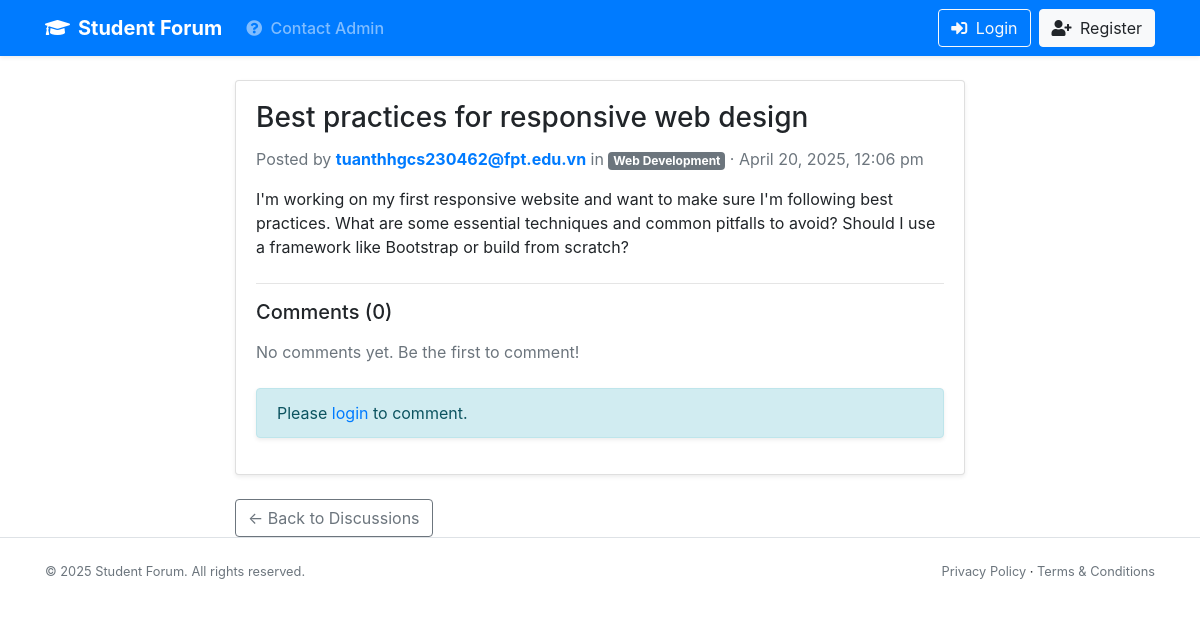
/app/views/post/post_detail.php?id=36, run on the app's committed database.
### tables this page shows
CREATE TABLE `posts` (
  `post_id` int(11) NOT NULL,
  `user_id` int(11) DEFAULT NULL,
  `module_id` int(11) DEFAULT NULL,
  `title` varchar(255) NOT NULL,
  `content` text NOT NULL,
  `image` varchar(255) DEFAULT NULL,
  `created_at` timestamp NOT NULL DEFAULT current_timestamp()
);

CREATE TABLE `users` (
  `user_id` int(11) NOT NULL,
  `username` varchar(50) NOT NULL,
  `email` varchar(100) NOT NULL,
  `password` varchar(255) NOT NULL,
  `role` enum('admin','student') DEFAULT 'student',
  `created_at` timestamp NOT NULL DEFAULT current_timestamp()
);

CREATE TABLE `modules` (
  `module_id` int(11) NOT NULL,
  `module_name` varchar(100) NOT NULL,
  `created_at` timestamp NOT NULL DEFAULT current_timestamp()
);

### app/bootstrap.php (called while the page is built, shortened)
<?php
$dotenv = Dotenv\Dotenv::createImmutable(__DIR__ . '/..');

### app/models/Post.php (called while the page is built, shortened)
<?php
class Post {
    private $pdo;
    public function __construct() {
        $database = new Database();
        $this->pdo = $database->connect();
    }
    public function getPostById($post_id) {
        $stmt = $this->pdo->prepare("SELECT posts.*, users.username, modules.module_name
                                     FROM posts
                                     JOIN users ON posts.user_id = users.user_id
                                     JOIN modules ON posts.module_id = modules.module_id
                                     WHERE posts.post_id = ?");
        $stmt->execute([$post_id]);
        return $stmt->fetch();
    }
}
?>

### config/database.php (called while the page is built, shortened)
<?php
class Database {
    private $host = "localhost";
    private $db_name = "student_forum";
    private $username = "root";
    private $password = "";
    public function connect() {
        try {
            $dsn = "mysql:host=" . $this->host . ";dbname=" . $this->db_name . ";charset=utf8mb4";
            $options = [
                PDO::ATTR_ERRMODE => PDO::ERRMODE_EXCEPTION,
                PDO::ATTR_DEFAULT_FETCH_MODE => PDO::FETCH_ASSOC,
                PDO::ATTR_EMULATE_PREPARES => false,
            ];
            $this->conn = new PDO($dsn, $this->username, $this->password, $options);
            return $this->conn;
        } catch (PDOException $e) {
            error_log("Database Connection Error: " . $e->getMessage(), 0);
            throw new Exception("Connection failed. Please try again later.");
        } catch (Exception $e) {
            error_log("General Error: " . $e->getMessage(), 0);
            throw new Exception("An error occurred. Please try again later.");
        }
    }
}
?>

### app/controllers/PostController.php (called while the page is built, shortened)
<?php
require_once __DIR__ . '/../bootstrap.php';
class PostController {
    private $postModel;
    public function __construct() {
        $this->postModel = new Post();
    }
    public function getPostById($post_id) {
        return $this->postModel->getPostById($post_id);
    }
}
?>

### app/models/Comment.php (called while the page is built, shortened)
<?php
class Comment {
    private $pdo;
    public function __construct() {
        $database = new Database();
        $this->pdo = $database->connect();
    }
    public function getCommentsByPostId($post_id) {
        $stmt = $this->pdo->prepare("SELECT comments.*, users.username
                                     FROM comments
                                     JOIN users ON comments.user_id = users.user_id
                                     WHERE comments.post_id = ?
                                     ORDER BY comments.created_at ASC");
        $stmt->execute([$post_id]);
        return $stmt->fetchAll();
    }
}

### app/controllers/CommentController.php (called while the page is built, shortened)
<?php
class CommentController {
    private $commentModel;
    public function __construct() {
        $this->commentModel = new Comment();
    }
    public function getCommentsByPostId($post_id) {
        return $this->commentModel->getCommentsByPostId($post_id);
    }
}
?>

### app/views/post/post_detail.php (the view, shortened to what this page needs)
<?php
$post_id = $_GET['id'];
$postController = new PostController();
$post = $postController->getPostById($post_id);
$commentController = new CommentController();
$comments = $commentController->getCommentsByPostId($post_id);
include '../components/header.php';
?>
<div class="container mt-4">
    <div class="row">
        <div class="col-md-8 offset-md-2">
            <div class="card shadow-sm">
                <div class="card-body">
                    <h3 class="card-title"><?= $post["title"]; ?></h3>
                    <div class="d-flex align-items-center mb-3">
                        <div>
                            <span class="text-muted">Posted by </span>
                            <a href="#" class="font-weight-bold"><?= $post["username"]; ?></a>
                            <span class="text-muted"> in </span>
                            <span class="badge badge-secondary"><?= $post["module_name"]; ?></span>
                            <span class="text-muted"> · <?= date('F j, Y, g:i a', strtotime($post["created_at"])); ?></span>
                        </div>
                    </div>
                    <div class="post-content mb-4">
                        <p><?= nl2br($post["content"]); ?></p>
                    </div>
                    <hr>
                    <div class="comments-section">
                        <h5 class="mb-3">Comments (<?= count($comments); ?>)</h5>
                        <?php if (!empty($comments)): ?>
                            <?php foreach ($comments as $comment): ?>
                                <div class="comment card mb-2" id="comment-<?= $comment['comment_id']; ?>">
                                    <div class="card-body">
                                        <div class="d-flex justify-content-between">
                                            <h6 class="card-subtitle mb-2 text-muted">
                                                <?= $comment["username"]
                                                ; ?>
                                                <small><?= date('M j, Y g:i a', strtotime($comment["created_at"])); ?></small>
                                            </h6>
                                            <?php if (isset($_SESSION['user_id']) && $_SESSION['user_id'] == $comment['user_id']): ?>
                                                <div>
                                                    <button class="btn btn-sm btn-outline-primary edit-comment-btn"
                                                            data-comment-id="<?= $comment['comment_id']; ?>">
                                                        Edit
                                                    </button>
                                                    <form action="/student_forum/app/controllers/CommentController.php?action=delete" method="post" class="d-inline">
                                                        <input type="hidden" name="comment_id" value="<?= $comment['comment_id']; ?>">
                                                        <input type="hidden" name="post_id" value="<?= $post_id; ?>">
                                                        <button type="submit" class="btn btn-sm btn-outline-danger"
                                                            onclick="return confirm('Are you sure you want to delete this comment?')">Delete
                                                        </button>
                                                    </form>
                                                </div>
                                            <?php endif; ?>
                                        </div>
                                        <div id="comment-content-<?= $comment['comment_id']; ?>">
                                            <p class="card-text mt-2"><?= nl2br($comment["content"]); ?></p>
                                        </div>
                                        <?php if (isset($_SESSION['user_id']) && $_SESSION['user_id'] == $comment['user_id']): ?>
                                            <div class="comment-edit-form" id="comment-edit-form-<?= $comment['comment_id']; ?>" style="display: none;">
                                                <form action="/student_forum/app/controllers/CommentController.php?action=edit" method="post">
                                                    <input type="hidden" name="comment_id" value="<?= $comment['comment_id']; ?>">
                                                    <input type="hidden" name="post_id" value="<?= $post_id; ?>">
                                                    <div class="form-group">
                                                        <textarea class="form-control" name="content" rows="3" required><?= $comment['content'] ?></textarea>
                                                    </div>
                                                    <div class="mt-2">
                                                        <button type="submit" class="btn btn-sm btn-primary">Update</button>
                                                        <button type="button" class="btn btn-sm btn-secondary cancel-edit-btn"
                                                                data-comment-id="<?= $comment['comment_id']; ?>">
                                                            Cancel
                                                        </button>
                                                    </div>
                                                </form>
                                            </div>
                                        <?php endif; ?>
                                    </div>
                                </div>
                            <?php endforeach; ?>
                        <?php else: ?>
                            <p class="text-muted">No comments yet. Be the first to comment!</p>
                        <?php endif; ?>
                        <?php if (isset($_SESSION['user_id'])): ?>
                            <div class="comment-form mt-4">
                                <h6>Add a Comment</h6>
                                <form action="/student_forum/app/controllers/CommentController.php?action=create" method="post">
                                    <input type="hidden" name="post_id" value="<?= $post_id; ?>">
                                    <div class="form-group">
                                        <textarea class="form-control" name="content" rows="3" placeholder="Write your comment here..." required></textarea>
                                    </div>
                                    <button type="submit" class="btn btn-primary">Submit Comment</button>
                                </form>
                            </div>
                        <?php else: ?>
                            <div class="alert alert-info mt-4">
                                Please <a href="/student_forum/app/views/auth/login.php">login</a> to comment.
                            </div>
                        <?php endif; ?>
                    </div>
                </div>
            </div>
            <div class="mt-3">
                <a href="/student_forum/public/index.php  " class="btn btn-outline-secondary">&larr; Back to Discussions</a>
            </div>
        </div>
    </div>
</div>
<?php include '../components/footer.php'; ?>

### public/assets/css/styles.css (style rules this page uses)
:root { --primary-color: #007bff; --primary-hover: #0056b3; --secondary-color: #6c757d; --light-bg: #f8f9fc; --white: #ffffff; --border-color: #e3e6f0; --text-color: #3a3b45; --text-muted: #858796; --shadow-sm: 0 0.125rem 0.25rem rgba(0, 0, 0, 0.075); --shadow: 0 0.15rem 1.75rem 0 rgba(58, 59, 69, 0.15); --radius: 0.35rem; }
body { color: var(--text-color); text-align: left; background-color: var(--light-bg); font-family: 'Nunito', -apple-system, BlinkMacSystemFont, "Segoe UI", Roboto, "Helvetica Neue", Arial, sans-serif; line-height: 1.6; }
h1, h2, h3, h4, h5, h6 { font-weight: 600; margin-bottom: 0.5rem; }
.card { border: none; border-radius: var(--radius); box-shadow: var(--shadow-sm); margin-bottom: 1.5rem; background-color: var(--white); }
.card-body { flex: 1 1 auto; min-height: 1px; padding: 1.25rem; }
.btn { border-radius: var(--radius); padding: 0.375rem 1rem; font-weight: 500; transition: all 0.15s ease-in-out; }
.fade-in { animation: fadeIn 0.5s ease-in-out; }
.alert { border-radius: var(--radius); border: none; box-shadow: var(--shadow-sm); }
.alert-info { background-color: #e7f1fb; color: #0c5460; }

### data on the page
posts: title "Best practices for responsive web design", user.username "tuanthhgcs230462@fpt.edu.vn", module.module_name "Web Development", created_at "April 20, 2025, 12:06 pm", content "I'm working on my first responsive website and want to make sure I'm following best practices. What are some essential techniques and common pitfalls to avoid? Should I use a framework like Bootstrap or build from scratch?"

### other printed values
count($comments) "0"
